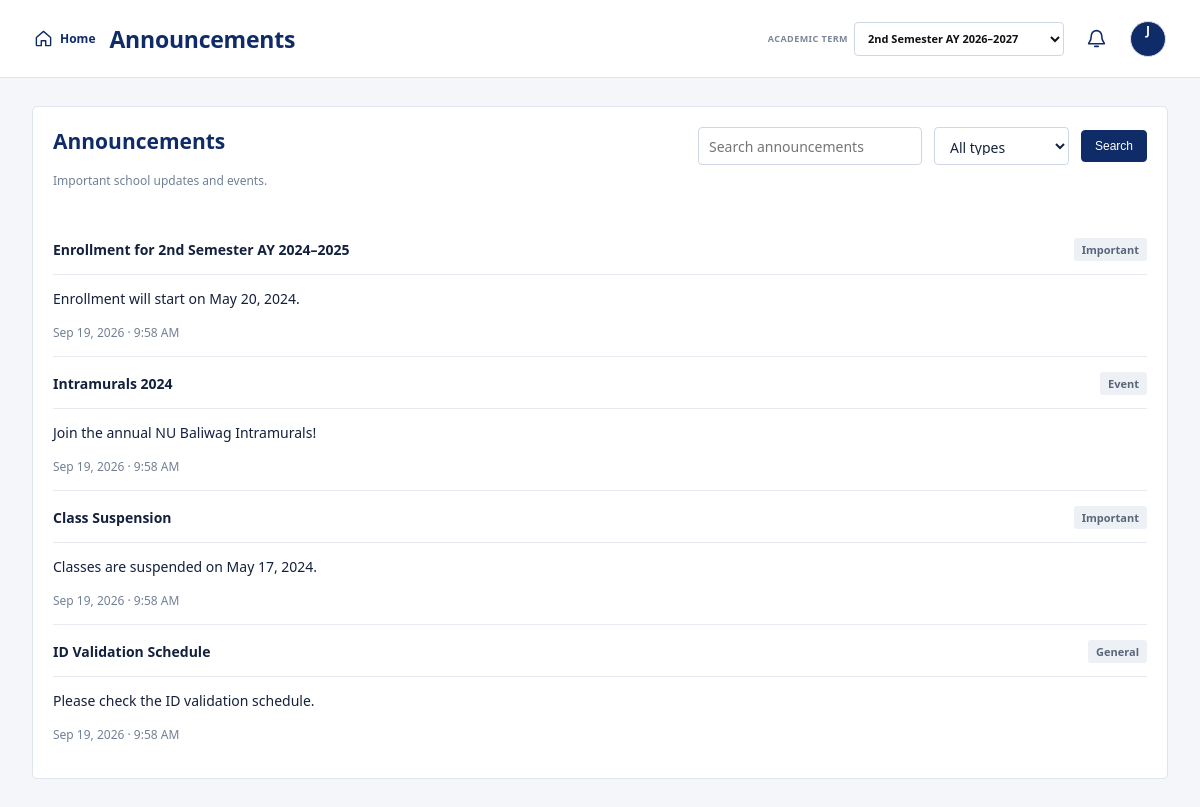
Screenshot of /announcements.php (signed in) with the database file from the repository.
### tables this page shows
CREATE TABLE announcements (
 id INT AUTO_INCREMENT PRIMARY KEY,
 title VARCHAR(180) NOT NULL,
 body TEXT NOT NULL,
 type ENUM('General','Important','Event') DEFAULT 'General',
 author_id INT NULL,
 created_at TIMESTAMP DEFAULT CURRENT_TIMESTAMP,
 FOREIGN KEY (author_id) REFERENCES users(id) ON DELETE SET NULL
);

### config.php (called while the page is built, shortened)
<?php
function e($value) { return htmlspecialchars((string)$value, ENT_QUOTES, 'UTF-8'); }

### announcements.php (the view)
<?php
require 'config.php'; require_role(['student','faculty']); $title='Announcements';$id=(int)($_GET['id']??0);$search=trim($_GET['q']??'');$type=$_GET['type']??'all';if(!in_array($type,['all','General','Important','Event'],true))$type='all';
if($id){$q=$pdo->prepare('SELECT a.*,u.name author FROM announcements a LEFT JOIN users u ON u.id=a.author_id WHERE a.id=?');$q->execute([$id]);$detail=$q->fetch();}else{$sql='SELECT * FROM announcements WHERE 1=1';$p=[];if($search!==''){$sql.=' AND (title LIKE ? OR body LIKE ?)';$like='%'.$search.'%';$p=[$like,$like];}if($type!=='all'){$sql.=' AND type=?';$p[]=$type;}$sql.=' ORDER BY created_at DESC';$q=$pdo->prepare($sql);$q->execute($p);$rows=$q->fetchAll();}
require 'header.php';?>
<?php if($id):?><div class="section"><a class="back-link" href="announcements.php">← All Announcements</a><?php if($detail):?><div class="announcement-detail"><span class="badge"><?=e($detail['type'])?></span><h2><?=e($detail['title'])?></h2><p class="muted">Published <?=date('M d, Y · g:i A',strtotime($detail['created_at']))?><?php if($detail['author']):?> · <?=e($detail['author'])?><?php endif;?></p><div class="announcement-body"><?=nl2br(e($detail['body']))?></div></div><?php else:?><p class="muted">Announcement not found.</p><?php endif;?></div>
<?php else:?><div class="section"><div class="section-intro"><div><h2>Announcements</h2><p class="muted">Important school updates and events.</p></div><form method="get" class="announcement-filter"><input name="q" value="<?=e($search)?>" placeholder="Search announcements"><select name="type"><option value="all">All types</option><option <?= $type==='General'?'selected':''?>>General</option><option <?= $type==='Important'?'selected':''?>>Important</option><option <?= $type==='Event'?'selected':''?>>Event</option></select><button class="btn">Search</button></form></div><?php if(!$rows):?><p class="muted">No announcements found.</p><?php endif;?><?php foreach($rows as $r):?><a class="announcement announcement-link" href="announcements.php?id=<?=e($r['id'])?>"><div class="card-head"><b><?=e($r['title'])?></b><span class="badge"><?=e($r['type'])?></span></div><p><?=e(mb_strimwidth($r['body'],0,180,'…'))?></p><small class="muted"><?=date('M d, Y · g:i A',strtotime($r['created_at']))?></small></a><?php endforeach;?></div><?php endif;?><?php require 'footer.php';?>

### rows the page displays
announcements: title "Enrollment for 2nd Semester AY 2024–2025", type "Important", body "Enrollment will start on May 20, 2024.", created_at "Sep 19, 2026 · 9:58 AM"
announcements: title "Intramurals 2024", type "Event", body "Join the annual NU Baliwag Intramurals!", created_at "Sep 19, 2026 · 9:58 AM"
announcements: title "Class Suspension", type "Important", body "Classes are suspended on May 17, 2024.", created_at "Sep 19, 2026 · 9:58 AM"
announcements: title "ID Validation Schedule", type "General", body "Please check the ID validation schedule.", created_at "Sep 19, 2026 · 9:58 AM"

### other values shown
$title "Announcements"
substr($_SESSION['user']['name'],0,1) "J"
form field term "2nd Semester AY 2026–2027"
